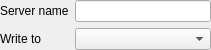
<?xml version="1.0" encoding="UTF-8"?>
<ui version="4.0">
 <class>LocalServerUi</class>
 <widget class="QWidget" name="LocalServerUi">
  <property name="geometry">
   <rect>
    <x>0</x>
    <y>0</y>
    <width>211</width>
    <height>50</height>
   </rect>
  </property>
  <property name="windowTitle">
   <string notr="true">Form</string>
  </property>
  <layout class="QGridLayout" name="gridLayout">
   <property name="leftMargin">
    <number>0</number>
   </property>
   <property name="topMargin">
    <number>0</number>
   </property>
   <property name="rightMargin">
    <number>0</number>
   </property>
   <property name="bottomMargin">
    <number>0</number>
   </property>
   <item row="1" column="0">
    <widget class="QLabel" name="label_2">
     <property name="text">
      <string>Write to</string>
     </property>
    </widget>
   </item>
   <item row="0" column="1">
    <widget class="QLineEdit" name="lineEditServerName"/>
   </item>
   <item row="1" column="1">
    <widget class="QComboBox" name="comboBoxClients"/>
   </item>
   <item row="0" column="0">
    <widget class="QLabel" name="label">
     <property name="text">
      <string>Server name</string>
     </property>
    </widget>
   </item>
  </layout>
 </widget>
 <resources/>
 <connections/>
</ui>
